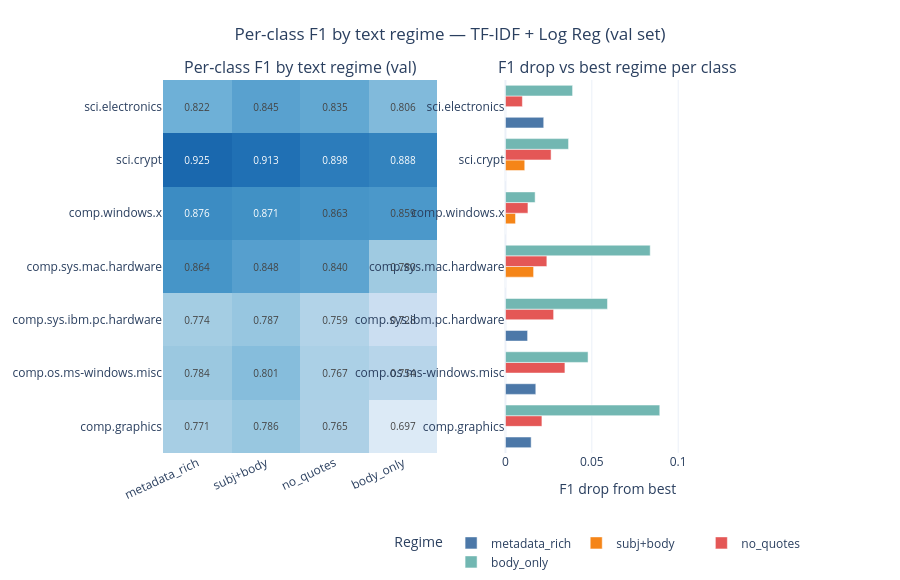

Source (notebook cell):
### Code cell
# per-class F1 by regime — heatmap + delta from best regime
REG_ORDER = [
    "text_metadata_rich_no_leakage",
    "text_subject_body_clean",
    "text_subject_body_no_quotes",
    "text_body_only_clean",
]
REG_SHORT = {
    "text_metadata_rich_no_leakage": "metadata_rich",
    "text_subject_body_clean":       "subj+body",
    "text_subject_body_no_quotes":   "no_quotes",
    "text_body_only_clean":          "body_only",
}

mat = per_class_f1_by_regime[REG_ORDER].copy()
mat.columns = [REG_SHORT[c] for c in mat.columns]

fig = make_subplots(
    rows=1, cols=2,
    subplot_titles=[
        "Per-class F1 by text regime (val)",
        "F1 drop vs best regime per class",
    ],
    column_widths=[0.55, 0.45],
    horizontal_spacing=0.12,
)

# left: heatmap (classes × regimes)
fig.add_trace(
    go.Heatmap(
        z=mat.values,
        x=mat.columns.tolist(),
        y=mat.index.tolist(),
        colorscale="Blues",
        zmin=0.65, zmax=1.0,
        text=[[f"{v:.3f}" for v in row] for row in mat.values],
        texttemplate="%{text}",
        textfont=dict(size=10),
        colorbar=dict(x=0.48, len=0.9, title="F1"),
        showscale=False,
    ),
    row=1, col=1,
)

# right: bar showing F1 drop = best_per_class - each_regime, per class
best_per_class = mat.max(axis=1)
drops = mat.subtract(best_per_class, axis=0).abs()  # all non-positive → flip to positive drop

for i, regime in enumerate(mat.columns):
    fig.add_trace(
        go.Bar(
            name=regime,
            x=drops[regime],
            y=mat.index.tolist(),
            orientation="h",
            marker_color=COLORS[i],
            text=None,
            textposition="inside",
        ),
        row=1, col=2,
    )

fig.update_layout(
    title=dict(
        text="Per-class F1 by text regime — TF-IDF + Log Reg (val set)",
        x=0.5,
    ),
    barmode="group",
    height=580,
    template="plotly_white",
    legend=dict(orientation="h", y=-0.18, x=0.55, title="Regime"),
    margin=dict(t=80, b=120, l=160, r=40),
    xaxis2=dict(title_text="F1 drop from best", range=[0, 0.13]),
)
fig.update_xaxes(tickangle=-25, row=1, col=1)
fig.show()

### Figure 1 — Plotly figure (JSON) as saved in the notebook; plotly's stock layout.template omitted (floating-point values rounded to 4 significant figures)
{"data": [{"colorbar": {"len": 0.9, "title": {"text": "F1"}, "x": 0.48}, "colorscale": [[0, "rgb(247,251,255)"], [0.125, "rgb(222,235,247)"], [0.25, "rgb(198,219,239)"], [0.375, "rgb(158,202,225)"], [0.5, "rgb(107,174,214)"], [0.625, "rgb(66,146,198)"], [0.75, "rgb(33,113,181)"], [0.875, "rgb(8,81,156)"], [1, "rgb(8,48,107)"]], "showscale": false, "text": [["0.771", "0.786", "0.765", "0.697"], ["0.784", "0.801", "0.767", "0.754"], ["0.774", "0.787", "0.759", "0.728"], ["0.864", "0.848", "0.840", "0.780"], ["0.876", "0.871", "0.863", "0.859"], ["0.925", "0.913", "0.898", "0.888"], ["0.822", "0.845", "0.835", "0.806"]], "textfont": {"size": 10}, "texttemplate": "%{text}", "type": "heatmap", "x": ["metadata_rich", "subj+body", "no_quotes", "body_only"], "xaxis": "x", "y": ["comp.graphics", "comp.os.ms-windows.misc", "comp.sys.ibm.pc.hardware", "comp.sys.mac.hardware", "comp.windows.x", "sci.crypt", "sci.electronics"], "yaxis": "y", "z": [[0.7713, 0.7862, 0.7651, 0.6969], [0.7839, 0.8014, 0.767, 0.7536], [0.7742, 0.787, 0.7591, 0.7279], [0.8641, 0.8478, 0.8401, 0.7803], [0.8763, 0.8705, 0.8633, 0.8592], [0.9247, 0.9135, 0.8982, 0.8881], [0.8224, 0.8446, 0.8348, 0.8057]], "zmax": 1, "zmin": 0.65}, {"marker": {"color": "#4C78A8"}, "name": "metadata_rich", "orientation": "h", "textposition": "inside", "type": "bar", "x": [0.01488, 0.01756, 0.01281, 0.0, 0.0, 0.0, 0.02214], "xaxis": "x2", "y": ["comp.graphics", "comp.os.ms-windows.misc", "comp.sys.ibm.pc.hardware", "comp.sys.mac.hardware", "comp.windows.x", "sci.crypt", "sci.electronics"], "yaxis": "y2"}, {"marker": {"color": "#F58518"}, "name": "subj+body", "orientation": "h", "textposition": "inside", "type": "bar", "x": [0.0, 0.0, 0.0, 0.01629, 0.005821, 0.01116, 0.0], "xaxis": "x2", "y": ["comp.graphics", "comp.os.ms-windows.misc", "comp.sys.ibm.pc.hardware", "comp.sys.mac.hardware", "comp.windows.x", "sci.crypt", "sci.electronics"], "yaxis": "y2"}, {"marker": {"color": "#E45756"}, "name": "no_quotes", "orientation": "h", "textposition": "inside", "type": "bar", "x": [0.02111, 0.03442, 0.02788, 0.02396, 0.01302, 0.02641, 0.009792], "xaxis": "x2", "y": ["comp.graphics", "comp.os.ms-windows.misc", "comp.sys.ibm.pc.hardware", "comp.sys.mac.hardware", "comp.windows.x", "sci.crypt", "sci.electronics"], "yaxis": "y2"}, {"marker": {"color": "#72B7B2"}, "name": "body_only", "orientation": "h", "textposition": "inside", "type": "bar", "x": [0.08934, 0.04782, 0.05906, 0.08381, 0.01717, 0.03652, 0.03886], "xaxis": "x2", "y": ["comp.graphics", "comp.os.ms-windows.misc", "comp.sys.ibm.pc.hardware", "comp.sys.mac.hardware", "comp.windows.x", "sci.crypt", "sci.electronics"], "yaxis": "y2"}], "layout": {"annotations": [{"font": {"size": 16}, "showarrow": false, "text": "Per-class F1 by text regime (val)", "x": 0.242, "xanchor": "center", "xref": "paper", "y": 1, "yanchor": "bottom", "yref": "paper"}, {"font": {"size": 16}, "showarrow": false, "text": "F1 drop vs best regime per class", "x": 0.802, "xanchor": "center", "xref": "paper", "y": 1, "yanchor": "bottom", "yref": "paper"}], "barmode": "group", "height": 580, "legend": {"orientation": "h", "title": {"text": "Regime"}, "x": 0.55, "y": -0.18}, "margin": {"b": 120, "l": 160, "r": 40, "t": 80}, "title": {"text": "Per-class F1 by text regime — TF-IDF + Log Reg (val set)", "x": 0.5}, "xaxis": {"anchor": "y", "domain": [0, 0.484], "tickangle": -25}, "xaxis2": {"anchor": "y2", "domain": [0.604, 1], "range": [0, 0.13], "title": {"text": "F1 drop from best"}}, "yaxis": {"anchor": "x", "domain": [0, 1]}, "yaxis2": {"anchor": "x2", "domain": [0, 1]}}}
